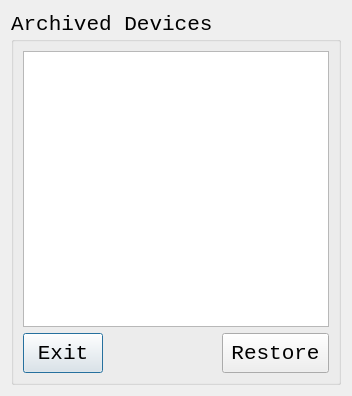
<?xml version="1.0" encoding="UTF-8"?>
<ui version="4.0">
 <class>PreviousDevices</class>
 <widget class="QDialog" name="PreviousDevices">
  <property name="geometry">
   <rect>
    <x>0</x>
    <y>0</y>
    <width>352</width>
    <height>396</height>
   </rect>
  </property>
  <property name="windowTitle">
   <string>Dialog</string>
  </property>
  <layout class="QGridLayout" name="gridLayout">
   <item row="0" column="0">
    <widget class="QGroupBox" name="archivedDevicesGroupBox">
     <property name="font">
      <font>
       <family>Consolas</family>
       <pointsize>16</pointsize>
      </font>
     </property>
     <property name="title">
      <string>Archived Devices</string>
     </property>
     <layout class="QGridLayout" name="gridLayout_2">
      <item row="1" column="0">
       <widget class="QPushButton" name="archivedDevicesExitButton">
        <property name="sizePolicy">
         <sizepolicy hsizetype="Fixed" vsizetype="Fixed">
          <horstretch>0</horstretch>
          <verstretch>0</verstretch>
         </sizepolicy>
        </property>
        <property name="minimumSize">
         <size>
          <width>0</width>
          <height>40</height>
         </size>
        </property>
        <property name="maximumSize">
         <size>
          <width>16777215</width>
          <height>40</height>
         </size>
        </property>
        <property name="text">
         <string>Exit</string>
        </property>
       </widget>
      </item>
      <item row="1" column="2">
       <widget class="QPushButton" name="archivedDevicesRestoreButton">
        <property name="minimumSize">
         <size>
          <width>0</width>
          <height>40</height>
         </size>
        </property>
        <property name="maximumSize">
         <size>
          <width>150</width>
          <height>40</height>
         </size>
        </property>
        <property name="text">
         <string>Restore</string>
        </property>
       </widget>
      </item>
      <item row="0" column="0" colspan="3">
       <widget class="QListWidget" name="archivedDevicesListWidget"/>
      </item>
     </layout>
    </widget>
   </item>
  </layout>
 </widget>
 <resources/>
 <connections/>
</ui>
